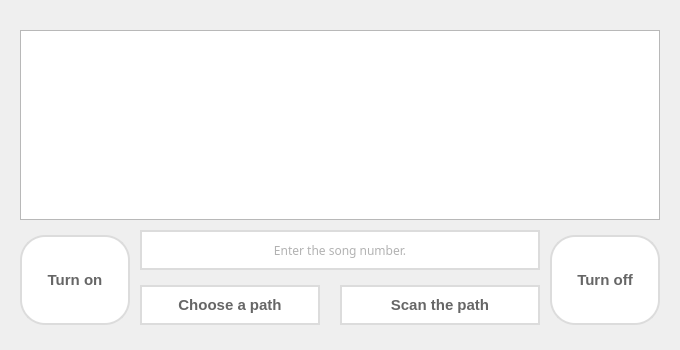
<?xml version="1.0" encoding="UTF-8"?>
<ui version="4.0">
 <class>MainWindow</class>
 <widget class="QMainWindow" name="MainWindow">
  <property name="geometry">
   <rect>
    <x>0</x>
    <y>0</y>
    <width>680</width>
    <height>350</height>
   </rect>
  </property>
  <property name="minimumSize">
   <size>
    <width>680</width>
    <height>350</height>
   </size>
  </property>
  <property name="maximumSize">
   <size>
    <width>680</width>
    <height>350</height>
   </size>
  </property>
  <property name="windowTitle">
   <string>MainWindow</string>
  </property>
  <widget class="QWidget" name="centralwidget">
   <widget class="QPushButton" name="chooseTrackbt">
    <property name="geometry">
     <rect>
      <x>140</x>
      <y>285</y>
      <width>180</width>
      <height>40</height>
     </rect>
    </property>
    <property name="styleSheet">
     <string notr="true">.QPushButton {
	background-color:#ffffff;
	border-radius:25px;
	border:2px solid #dcdcdc;
	color:#666666;
	font-family:Arial;
	font-size:15px;
	font-weight:bold;
}
.QPushButton:hover {
	background-color:#f6f6f6;
	color:#121212;
}
.QPushButton:pressed {
	border-color:#121212;
}</string>
    </property>
    <property name="text">
     <string>Choose a path</string>
    </property>
   </widget>
   <widget class="QTextBrowser" name="pprint_text">
    <property name="geometry">
     <rect>
      <x>20</x>
      <y>30</y>
      <width>640</width>
      <height>190</height>
     </rect>
    </property>
    <property name="styleSheet">
     <string notr="true">color:#000000;</string>
    </property>
   </widget>
   <widget class="QPushButton" name="scan">
    <property name="geometry">
     <rect>
      <x>340</x>
      <y>285</y>
      <width>200</width>
      <height>40</height>
     </rect>
    </property>
    <property name="styleSheet">
     <string notr="true">.QPushButton {
	background-color:#ffffff;
	border-radius:25px;
	border:2px solid #dcdcdc;
	color:#666666;
	font-family:Arial;
	font-size:15px;
	font-weight:bold;
}
.QPushButton:hover {
	background-color:#f6f6f6;
	color:#121212;
}
.QPushButton:pressed {
	border-color:#121212;
}</string>
    </property>
    <property name="text">
     <string>Scan the path</string>
    </property>
   </widget>
   <widget class="QLineEdit" name="inputN">
    <property name="geometry">
     <rect>
      <x>140</x>
      <y>230</y>
      <width>400</width>
      <height>40</height>
     </rect>
    </property>
    <property name="styleSheet">
     <string notr="true"> .QLineEdit {
	background-color:#ffffff;
	border-radius:25px;
	border:2px solid #dcdcdc;
	color:#666666;
	font-family:Bebas Neue;
	font-size:12px;
}
</string>
    </property>
    <property name="alignment">
     <set>Qt::AlignCenter</set>
    </property>
    <property name="placeholderText">
     <string>Enter the song number.</string>
    </property>
   </widget>
   <widget class="QPushButton" name="onBT">
    <property name="geometry">
     <rect>
      <x>20</x>
      <y>235</y>
      <width>110</width>
      <height>90</height>
     </rect>
    </property>
    <property name="styleSheet">
     <string notr="true">.QPushButton {
	background-color:#ffffff;
	border-radius:25px;
	border:2px solid #dcdcdc;
	color:#666666;
	font-family:Arial;
	font-size:15px;
	font-weight:bold;
}
.QPushButton:hover {
	background-color:#f6f6f6;
	color:#121212;
}
.QPushButton:pressed {
	border-color:#121212;
}</string>
    </property>
    <property name="text">
     <string>Turn on</string>
    </property>
   </widget>
   <widget class="QPushButton" name="offBT_4">
    <property name="geometry">
     <rect>
      <x>550</x>
      <y>235</y>
      <width>110</width>
      <height>90</height>
     </rect>
    </property>
    <property name="styleSheet">
     <string notr="true">.QPushButton {
	background-color:#ffffff;
	border-radius:25px;
	border:2px solid #dcdcdc;
	color:#666666;
	font-family:Arial;
	font-size:15px;
	font-weight:bold;
}
.QPushButton:hover {
	background-color:#f6f6f6;
	color:#121212;
}
.QPushButton:pressed {
	border-color:#121212;
}</string>
    </property>
    <property name="text">
     <string>Turn off</string>
    </property>
   </widget>
  </widget>
 </widget>
 <resources/>
 <connections/>
</ui>
